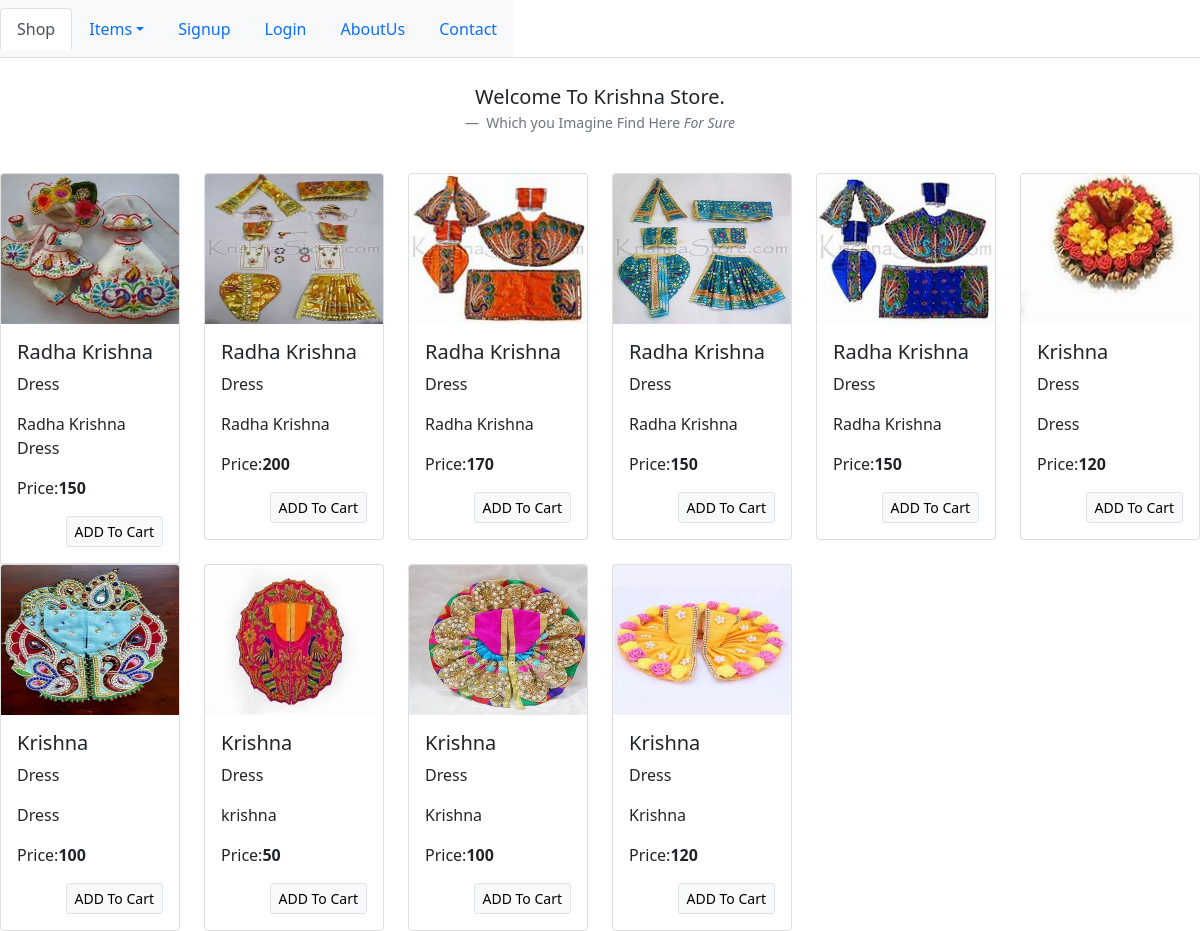
The app's page /?category=2 with its own data.
### store/models/product.py (models this page shows, shortened)
class Product(models.Model):
    name = models.CharField(max_length=50)
    category = models.ForeignKey(Category,on_delete=models.CASCADE)
    image = models.ImageField(upload_to='media/products/')
    price = models.IntegerField()
    desc = models.TextField(max_length=200)
    offer = models.BooleanField(default=False)
    @staticmethod
    def get_all_products_id(category_id):
        if category_id:
            return Product.objects.filter(category= category_id)
        else:
            return Product.objects.all()

### store/models/category.py (models this page shows)
class Category(models.Model):
    name = models.CharField(max_length=50)
    def __str__(self):
        return self.name

### store/views.py (the view, shortened to what this page needs)
# urls.py: path('',Index.as_view(), name ='homepage'),
class Index(View):
    def get(self , request):
        cart = request.session.get('cart')
        if not cart:
            request.session['cart'] = {}
        categories = Category.objects.all()
        category_id = request.GET.get('category')
        print(category_id)
        if category_id:
            print(category_id)
            product = Product.get_all_products_id(category_id)
        else:
            product = Product.get_all_products()
        d = {}
        d['product'] = product
        d['categories'] = categories
        return render(request, 'orders/home.html', d)

### store/templatetags/cart.py (called while the page is built)
@register.filter(name='is_in_cart')
def is_in_cart(product,cart ):
    keys = cart.keys()
    for id in keys:
        if int(id) == product.id:
            return  True
    return False

### templates/orders/home.html (shortened to what this page needs)
<!doctype html>
<html lang="en">
<head>
    {% load static %}
    <link href="https://cdn.jsdelivr.net/npm/bootstrap@5.0.0/dist/css/bootstrap.min.css" rel="stylesheet"
>
    <ul class="nav nav-tabs">
        <nav class="navbar navbar-dark bg-light">
            <li class="nav-item">
                <a class="nav-link active" aria-current="page" href="/">Shop</a>
            </li>
            <li class="nav-item dropdown">
                <a class="nav-link dropdown-toggle" data-bs-toggle="dropdown" href="#" role="button"
                   aria-expanded="false">Items</a>
            </li>
            {% if request.session.customer %}
                <li class="nav-item">
                    <a class="nav-link" href="/logout">logout</a>
                </li>
                <li class="nav-item">
                    <div class="container">
                        <a class="navbar-brand" href="/cart">
                            <img src="http://www.clker.com/cliparts/5/3/v/F/2/k/small-cart-th.png" alt="" width="30"
                                 height="24">
                            <span><b class=" text-info">{{ request.session.cart.keys|length }}</b></span>
                        </a>
                    </div>
                </li>
            {% else %}
                <li class="nav-item">
                    <a class="nav-link" href="/signup">Signup</a>
                </li>
                <li class="nav-item">
                    <a class="nav-link" href="/loguser">Login</a>
                </li>
                <li class="nav-item">
                    <a class="nav-link" href="/aboutus">AboutUs</a>
                </li>
                <li class="nav-item">
                    <a class="nav-link" href="/contact">Contact</a>
                </li>
            {% endif %}
        </nav>
    </ul>
</head>
<body>
<br>
<figure class="text-center">
    <blockquote class="blockquote">
        <p>Welcome To Krishna Store.</p>
    </blockquote>
    <figcaption class="blockquote-footer">
        Which you Imagine Find Here <cite title="Source Title">For Sure</cite>
    </figcaption>
</figure>
<br>
{% load cart %}
{% load custom %}
<div class="row row-cols-1 row-cols-md-6 ">
    {% for i in product %}
        <div class="col">
            <div class="card" id={{ i.id }}>
                <img src='/media/{{ i.image }}' class="card-img-top" alt="" height="150" width="20">
                <div class="card-body">
                    <h5 class="card-title">{{ i.name }}</h5>
                    <p class="card-text">{{ i.category }}</p>
                    <p class="card-text">{{ i.desc }}</p>
                    <p class="card-text">Price:<b>{{ i.price }}</b></p>
                    <div>
                        {% if i|is_in_cart:request.session.cart %}
                            <div class="card-footer row p-0 m-0 ">
                                <form action="/#{{ i.id }}" class="col-2" method="post">
                                    {% csrf_token %}
                                    <input hidden type="text" name="p_id" value='{{ i.id }}'>
                                    <input hidden type="text" name="remove" value='True'>
                                    <input type="submit" value=" - " class=" btn-sm  btn-secondary">
                                </form>
                                <div class="text-center col">{{ i|cart_quantity:request.session.cart }}</div>
                                <form action="/#{{ i.id }}" class="col-2" method="post">
                                    {% csrf_token %}
                                    <input hidden type="text" name="p_id" value='{{ i.id }}'>
                                    <input type="submit" value=" + " class=" btn-sm  btn-secondary">
                                </form>
                            </div>
                        {% else %}
                            <div>
                                <form method="post" action="/#{{ i.id }}">
                                    <div class="d-grid gap-2 d-md-flex justify-content-md-end">
                                        <button type="submit" class="btn btn-light border btn-sm">ADD To Cart</button>
                                    </div>
                                </form>
                            </div>
                        {% endif %}
                    </div>
                </div>
            </div>
        </div>
    {% endfor %}
</div>
</body>
</html>

### records on screen
Product: image (picture), name "Radha Krishna", category "Dress", desc "Radha Krishna Dress", price "150"
Product: image (picture), name "Radha Krishna", category "Dress", desc "Radha Krishna", price "200"
Product: image (picture), name "Radha Krishna", category "Dress", desc "Radha Krishna", price "170"
Product: image (picture), name "Radha Krishna", category "Dress", desc "Radha Krishna", price "150"
Product: image (picture), name "Radha Krishna", category "Dress", desc "Radha Krishna", price "150"
Product: image (picture), name "Krishna", category "Dress", desc "Dress", price "120"
Product: image (picture), name "Krishna", category "Dress", desc "Dress", price "100"
Product: image (picture), name "Krishna", category "Dress", desc "krishna", price "50"
Product: image (picture), name "Krishna", category "Dress", desc "Krishna", price "100"
Product: image (picture), name "Krishna", category "Dress", desc "Krishna", price "120"
